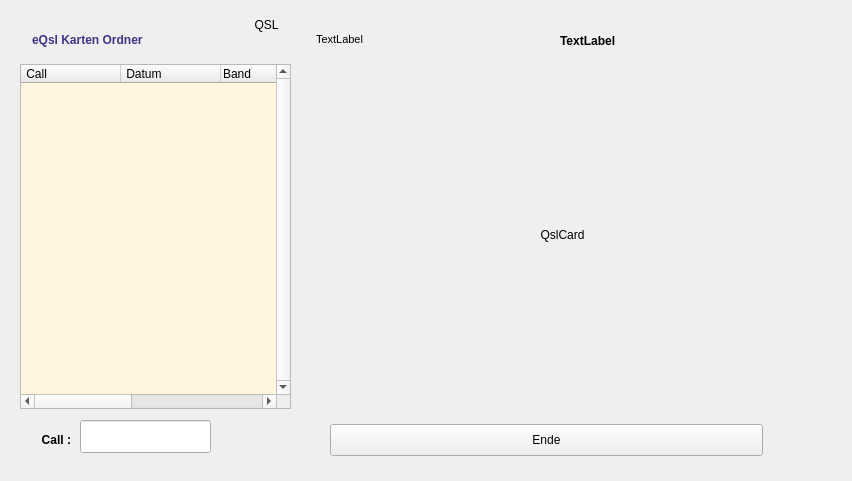
<?xml version="1.0" encoding="UTF-8"?>
<ui version="4.0">
 <class>qsldb</class>
 <widget class="QMainWindow" name="qsldb">
  <property name="geometry">
   <rect>
    <x>0</x>
    <y>0</y>
    <width>852</width>
    <height>481</height>
   </rect>
  </property>
  <property name="windowTitle">
   <string>QSL Datenbank</string>
  </property>
  <widget class="QWidget" name="centralwidget">
   <widget class="QLabel" name="label">
    <property name="geometry">
     <rect>
      <x>240</x>
      <y>0</y>
      <width>53</width>
      <height>49</height>
     </rect>
    </property>
    <property name="text">
     <string>QSL</string>
    </property>
    <property name="alignment">
     <set>Qt::AlignCenter</set>
    </property>
   </widget>
   <widget class="QPushButton" name="ButtonExit">
    <property name="geometry">
     <rect>
      <x>330</x>
      <y>424</y>
      <width>433</width>
      <height>32</height>
     </rect>
    </property>
    <property name="text">
     <string>Ende</string>
    </property>
   </widget>
   <widget class="QTreeWidget" name="cardList">
    <property name="geometry">
     <rect>
      <x>20</x>
      <y>64</y>
      <width>271</width>
      <height>345</height>
     </rect>
    </property>
    <property name="palette">
     <palette>
      <active>
       <colorrole role="Base">
        <brush brushstyle="SolidPattern">
         <color alpha="255">
          <red>255</red>
          <green>246</green>
          <blue>221</blue>
         </color>
        </brush>
       </colorrole>
      </active>
      <inactive>
       <colorrole role="Base">
        <brush brushstyle="SolidPattern">
         <color alpha="255">
          <red>255</red>
          <green>246</green>
          <blue>221</blue>
         </color>
        </brush>
       </colorrole>
      </inactive>
      <disabled>
       <colorrole role="Base">
        <brush brushstyle="SolidPattern">
         <color alpha="255">
          <red>244</red>
          <green>244</green>
          <blue>244</blue>
         </color>
        </brush>
       </colorrole>
      </disabled>
     </palette>
    </property>
    <property name="focusPolicy">
     <enum>Qt::NoFocus</enum>
    </property>
    <property name="verticalScrollBarPolicy">
     <enum>Qt::ScrollBarAlwaysOn</enum>
    </property>
    <property name="rootIsDecorated">
     <bool>false</bool>
    </property>
    <column>
     <property name="text">
      <string> Call</string>
     </property>
    </column>
    <column>
     <property name="text">
      <string> Datum</string>
     </property>
    </column>
    <column>
     <property name="text">
      <string>Band</string>
     </property>
    </column>
    <column>
     <property name="text">
      <string>Mode</string>
     </property>
    </column>
    <column>
     <property name="text">
      <string>Qsl</string>
     </property>
    </column>
    <column>
     <property name="text">
      <string> qsoId</string>
     </property>
    </column>
   </widget>
   <widget class="QLabel" name="cardLabel">
    <property name="geometry">
     <rect>
      <x>310</x>
      <y>72</y>
      <width>505</width>
      <height>325</height>
     </rect>
    </property>
    <property name="text">
     <string>QslCard</string>
    </property>
    <property name="alignment">
     <set>Qt::AlignCenter</set>
    </property>
   </widget>
   <widget class="QLabel" name="labeldbInfo">
    <property name="geometry">
     <rect>
      <x>316</x>
      <y>28</y>
      <width>231</width>
      <height>23</height>
     </rect>
    </property>
    <property name="font">
     <font>
      <pointsize>8</pointsize>
     </font>
    </property>
    <property name="text">
     <string>TextLabel</string>
    </property>
   </widget>
   <widget class="QLabel" name="label_3">
    <property name="geometry">
     <rect>
      <x>10</x>
      <y>428</y>
      <width>61</width>
      <height>23</height>
     </rect>
    </property>
    <property name="font">
     <font>
      <weight>75</weight>
      <bold>true</bold>
     </font>
    </property>
    <property name="text">
     <string> Call :</string>
    </property>
    <property name="alignment">
     <set>Qt::AlignRight|Qt::AlignTrailing|Qt::AlignVCenter</set>
    </property>
   </widget>
   <widget class="QLineEdit" name="lineEdit">
    <property name="geometry">
     <rect>
      <x>80</x>
      <y>420</y>
      <width>131</width>
      <height>33</height>
     </rect>
    </property>
   </widget>
   <widget class="QLabel" name="labeldbSize">
    <property name="geometry">
     <rect>
      <x>560</x>
      <y>28</y>
      <width>241</width>
      <height>25</height>
     </rect>
    </property>
    <property name="font">
     <font>
      <weight>75</weight>
      <bold>true</bold>
     </font>
    </property>
    <property name="text">
     <string>TextLabel</string>
    </property>
   </widget>
   <widget class="QLabel" name="label_2">
    <property name="geometry">
     <rect>
      <x>32</x>
      <y>28</y>
      <width>191</width>
      <height>23</height>
     </rect>
    </property>
    <property name="palette">
     <palette>
      <active>
       <colorrole role="WindowText">
        <brush brushstyle="SolidPattern">
         <color alpha="255">
          <red>64</red>
          <green>52</green>
          <blue>133</blue>
         </color>
        </brush>
       </colorrole>
      </active>
      <inactive>
       <colorrole role="WindowText">
        <brush brushstyle="SolidPattern">
         <color alpha="255">
          <red>64</red>
          <green>52</green>
          <blue>133</blue>
         </color>
        </brush>
       </colorrole>
      </inactive>
      <disabled>
       <colorrole role="WindowText">
        <brush brushstyle="SolidPattern">
         <color alpha="255">
          <red>146</red>
          <green>145</green>
          <blue>144</blue>
         </color>
        </brush>
       </colorrole>
      </disabled>
     </palette>
    </property>
    <property name="font">
     <font>
      <weight>75</weight>
      <bold>true</bold>
     </font>
    </property>
    <property name="text">
     <string>eQsl Karten Ordner</string>
    </property>
   </widget>
  </widget>
 </widget>
 <resources/>
 <connections/>
</ui>
